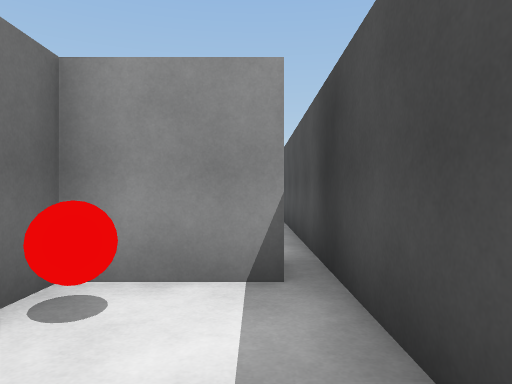
view 1 (above)

20 first-person views from a walk through a 3-D level made in the Unity game engine. The camera is 1.2 m above the floor, looks level and sees 70° across. The floor is counted in squares, 1.5 m on a side. Each view is taken from the middle of a square. On the plan, view 1 faces up. The plan holds only what a view shows up to about 12 squares ahead; the rest is blank. The player is left out.

view 2
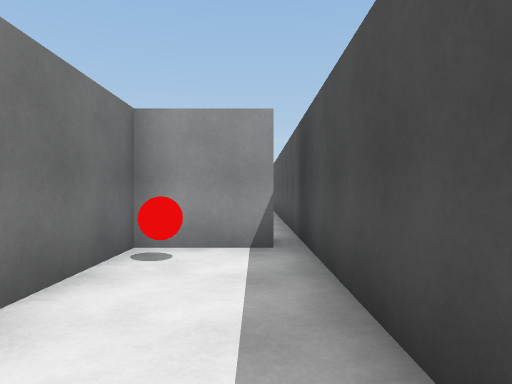

view 3
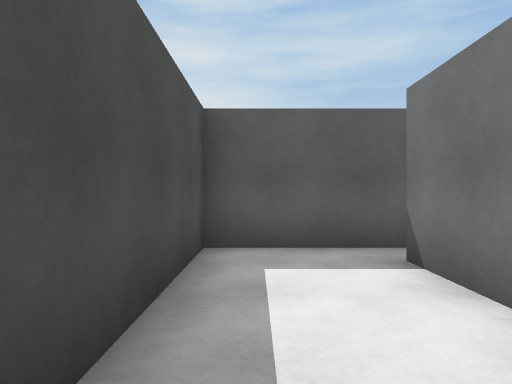

view 4
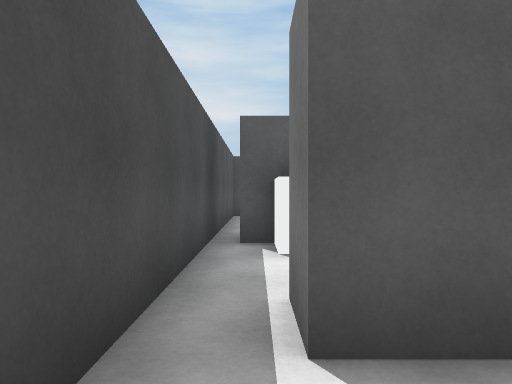

view 5
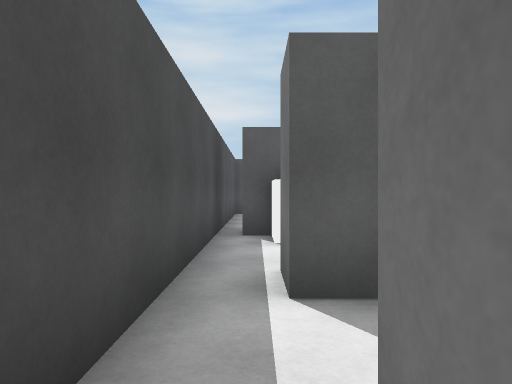

view 6
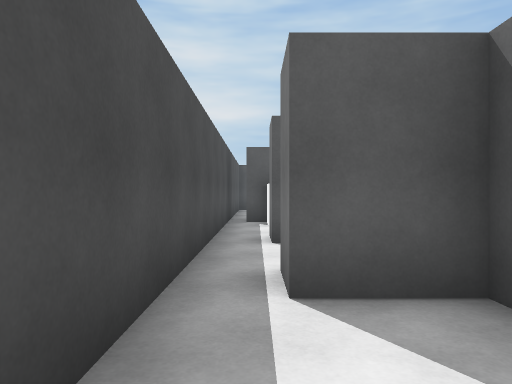

view 7
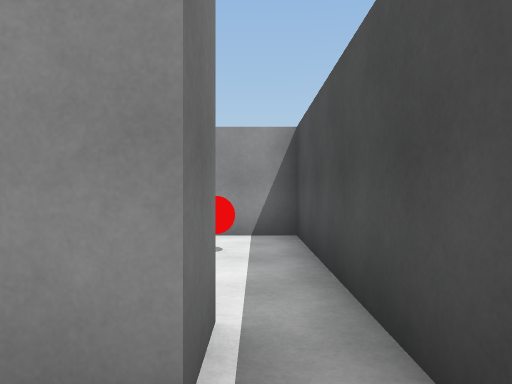

view 8
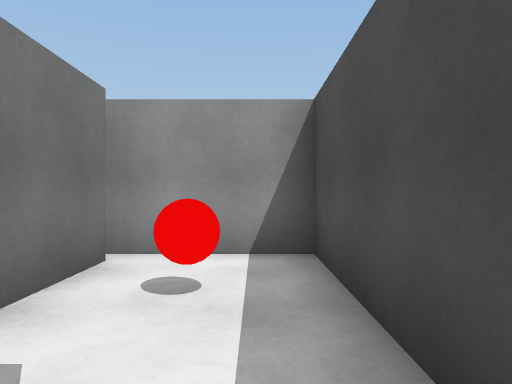

view 9
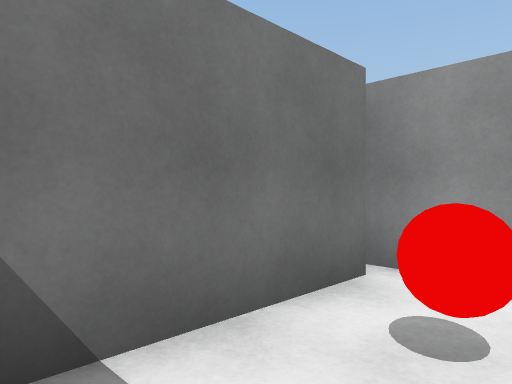

view 10
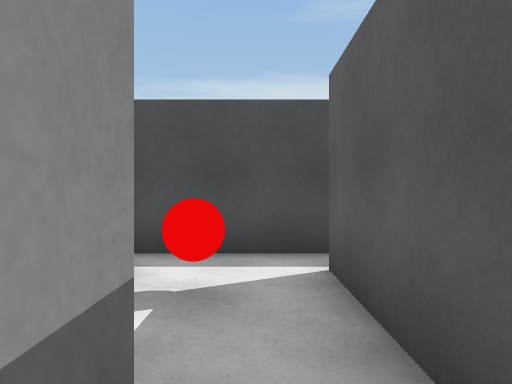

view 11
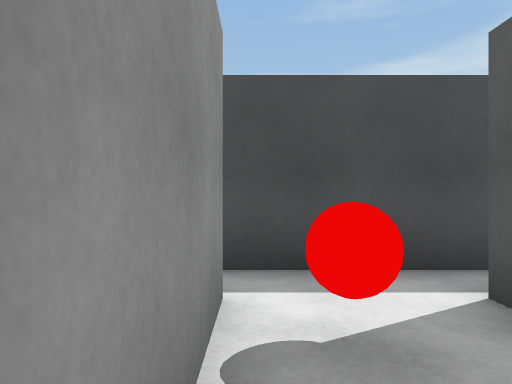

view 12
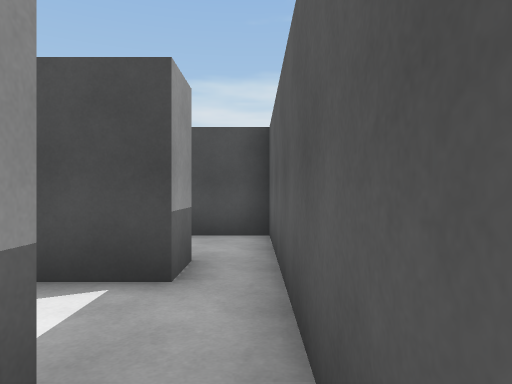

view 13
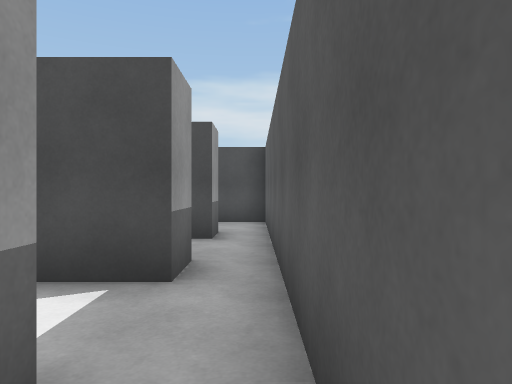

view 14
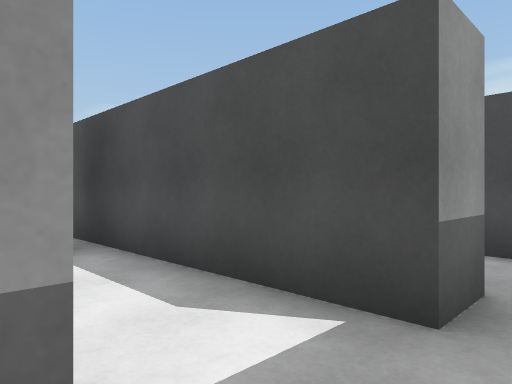

view 15
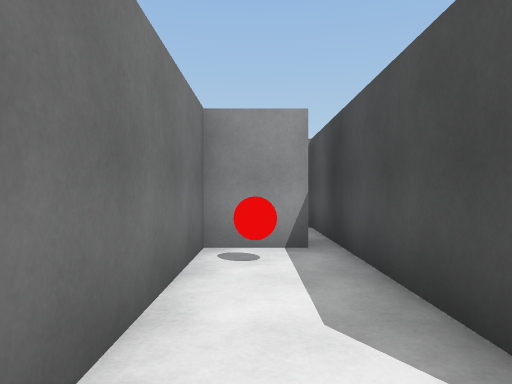

view 16
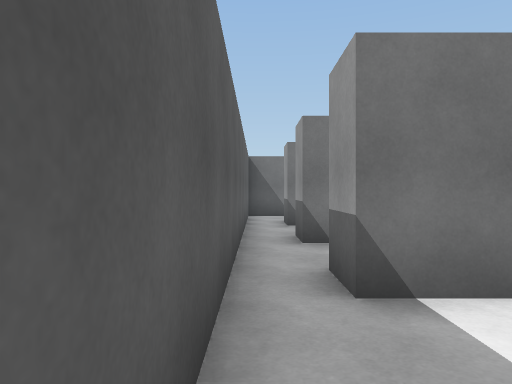

view 17
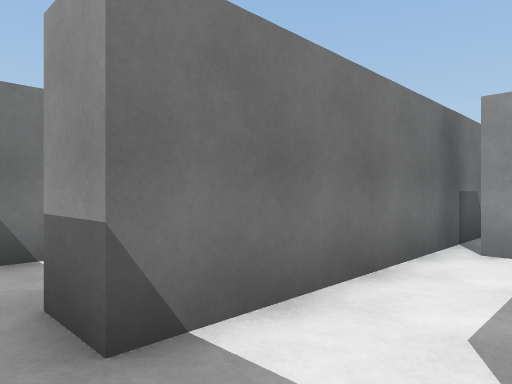

view 18
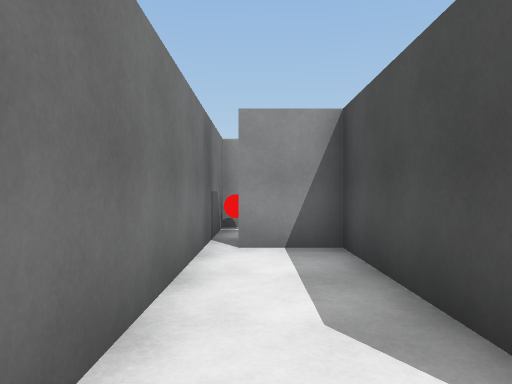

view 19
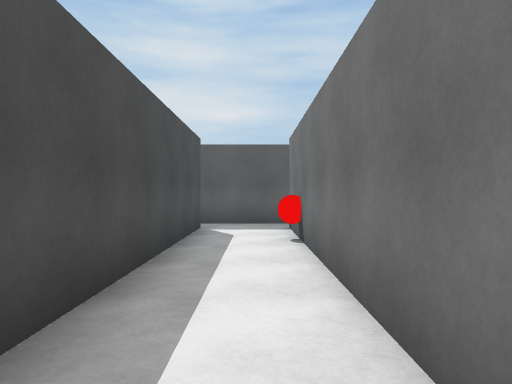

view 20
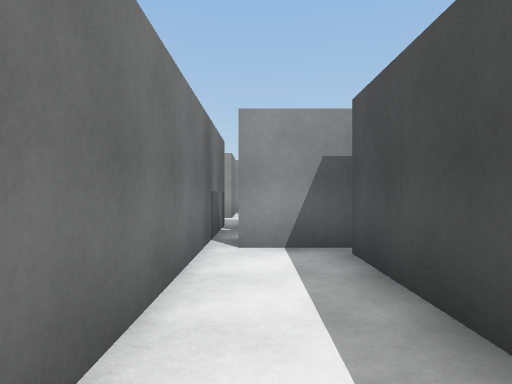

### Floor plan
Ten units are one square. View 1 is at (0, 0); x grows to the right and y downward. Boxes are objects, and circles mark ways between rooms. Rooms are numbered by the first view taken in them; rooms with no view inside come last. Other rooms are left out.
<svg viewBox="-115 -162 127 190">
<path fill="none" stroke="#000" d="M4 -33 -17 -33 -17 13M-16 23 7 23 7 -40M-32 -92 -38 -92M-30 -82 -3 -82 -3 -72M-3 -102 -28 -102M7 -75 7 -104M-47 -106 -47 -80M7 -104 7 -157 -20 -157M-17 -152 -17 -112 -3 -112 -3 -102M-57 13 -57 -35M-86 23 -56 23M-61 -33 -77 -33 -77 13 -88 13M-87 2 -87 -33 -102 -33M-107 -40 -107 13M-106 23 -86 23M-17 13 -28 13 -28 -68M-56 23 -16 23M-25 -73 -42 -73M-47 -80 -47 13 -57 13M-6 -43 2 -43M7 -40 7 -75"/>
<rect x="-15" y="-25" width="10" height="10" fill="#bbb"><title>other object</title></rect>
<rect x="-15" y="-95" width="10" height="10" fill="#bbb"><title>other object</title></rect>
<rect x="-15" y="-145" width="10" height="10" fill="#bbb"><title>other object</title></rect>
<rect x="-75" y="-25" width="10" height="10" fill="#bbb"><title>other object</title></rect>
<rect x="-15" y="-55" width="10" height="10" fill="#bbb"><title>other object</title></rect>
<circle cx="-20" cy="20" r="3" fill="#2a7"/>
<circle cx="0" cy="-110" r="3" fill="#2a7"/>
<circle cx="0" cy="-80" r="3" fill="#2a7"/>
<circle cx="-80" cy="20" r="3" fill="#2a7"/>
<circle cx="-50" cy="20" r="3" fill="#2a7"/>
<text x="-10" y="-10">1</text>
<text x="-20" y="-90">2</text>
<text x="0" y="-130">3</text>
<text x="-70" y="0">4</text>
<text x="-100" y="-10">5</text>
<text x="-30" y="-20">6</text>
<text x="-10" y="-60">7</text>
</svg>
Room 1 opens to room 6. Room 2 opens to room 3. Room 2 opens to room 7. Room 4 opens to room 5. Room 4 opens to room 6.

Where each view was taken, in squares from view 1:
view 1: 0 up, 0 right, facing up
view 2: 2 down, 0 right, facing up
view 3: 3 up, 0 right, facing down
view 4: 10 up, 0 right, facing down
view 5: 11 up, 0 right, facing down
view 6: 14 up, 0 right, facing down
view 7: 9 up, 0 right, facing up
view 8: 11 up, 0 right, facing up
view 9: 12 up, 0 right, facing up-left
view 10: 9 up, 4 left, facing right
view 11: 10 up, 3 left, facing right
view 12: 2 down, 6 left, facing right
view 13: 2 down, 9 left, facing right
view 14: 2 down, 8 left, facing up-right
view 15: 2 down, 7 left, facing up
view 16: 2 down, 5 left, facing left
view 17: 2 down, 9 left, facing up-left
view 18: 2 down, 10 left, facing up
view 19: 7 up, 4 left, facing down
view 20: 2 up, 4 left, facing up
